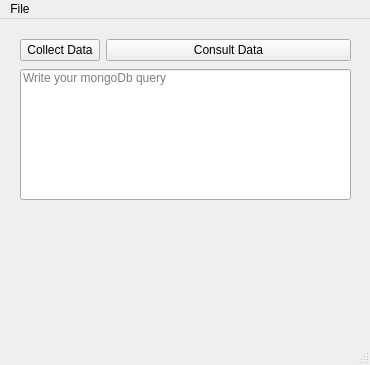
<?xml version="1.0" encoding="UTF-8"?>
<ui version="4.0">
 <class>MainWindow</class>
 <widget class="QMainWindow" name="MainWindow">
  <property name="geometry">
   <rect>
    <x>0</x>
    <y>0</y>
    <width>370</width>
    <height>365</height>
   </rect>
  </property>
  <property name="mouseTracking">
   <bool>false</bool>
  </property>
  <property name="windowTitle">
   <string>SiRap Caldas University</string>
  </property>
  <property name="windowIcon">
   <iconset>
    <normaloff>../../carpeta sin título/Resources/Ucaldas.png</normaloff>../../carpeta sin título/Resources/Ucaldas.png</iconset>
  </property>
  <widget class="QWidget" name="centralwidget">
   <widget class="QWidget" name="formLayoutWidget_2">
    <property name="geometry">
     <rect>
      <x>20</x>
      <y>20</y>
      <width>331</width>
      <height>31</height>
     </rect>
    </property>
    <layout class="QFormLayout" name="formLayout_2">
     <item row="0" column="0">
      <widget class="QPushButton" name="collect">
       <property name="text">
        <string>Collect Data</string>
       </property>
      </widget>
     </item>
     <item row="0" column="1">
      <widget class="QPushButton" name="consult">
       <property name="text">
        <string>Consult Data</string>
       </property>
      </widget>
     </item>
    </layout>
   </widget>
   <widget class="QLineEdit" name="lineEdit">
    <property name="geometry">
     <rect>
      <x>20</x>
      <y>50</y>
      <width>331</width>
      <height>131</height>
     </rect>
    </property>
    <property name="alignment">
     <set>Qt::AlignLeading|Qt::AlignLeft|Qt::AlignTop</set>
    </property>
    <property name="placeholderText">
     <string>Write your mongoDb query</string>
    </property>
   </widget>
   <widget class="QLabel" name="label">
    <property name="geometry">
     <rect>
      <x>90</x>
      <y>200</y>
      <width>181</width>
      <height>121</height>
     </rect>
    </property>
    <property name="text">
     <string/>
    </property>
    <property name="pixmap">
     <pixmap>../../carpeta sin título/Resources/Ucaldas.png</pixmap>
    </property>
    <property name="scaledContents">
     <bool>true</bool>
    </property>
    <property name="alignment">
     <set>Qt::AlignCenter</set>
    </property>
   </widget>
  </widget>
  <widget class="QMenuBar" name="menubar">
   <property name="geometry">
    <rect>
     <x>0</x>
     <y>0</y>
     <width>370</width>
     <height>22</height>
    </rect>
   </property>
   <widget class="QMenu" name="menuFile">
    <property name="title">
     <string>File</string>
    </property>
    <addaction name="actionCollect"/>
    <addaction name="actionConsult"/>
   </widget>
   <addaction name="menuFile"/>
  </widget>
  <widget class="QStatusBar" name="statusbar"/>
  <action name="actionConsultar">
   <property name="text">
    <string>Consultar</string>
   </property>
  </action>
  <action name="actionRecolectar">
   <property name="text">
    <string>Recolectar</string>
   </property>
  </action>
  <action name="actionCollect">
   <property name="text">
    <string>Collect</string>
   </property>
  </action>
  <action name="actionConsult">
   <property name="text">
    <string>Consult</string>
   </property>
  </action>
 </widget>
 <resources/>
 <connections/>
</ui>
